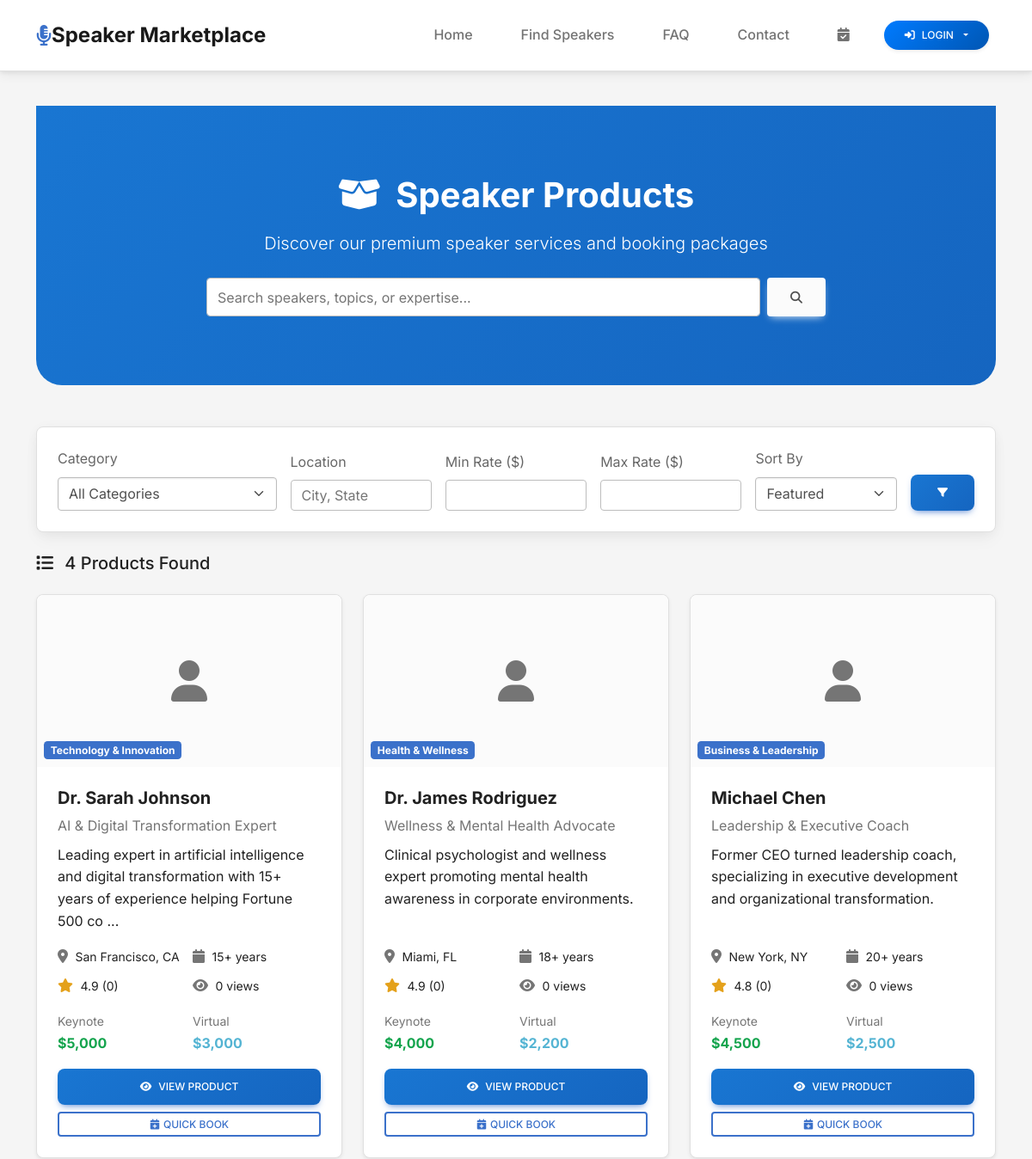
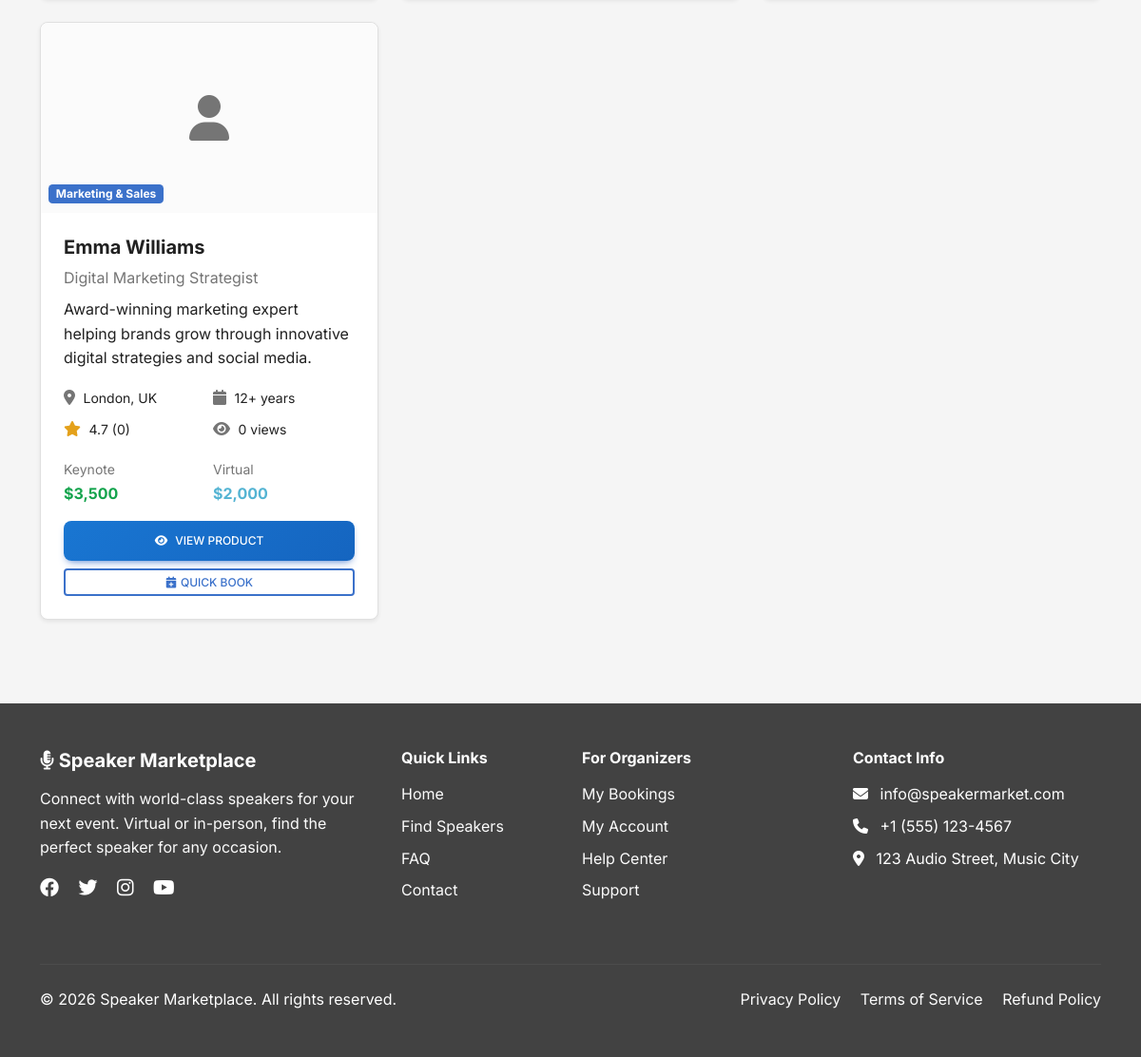
/products.php, run on the app's committed database (2 pictures, top to bottom).
### tables this page shows
CREATE TABLE speakers (
    id INT PRIMARY KEY AUTO_INCREMENT,
    name VARCHAR(255) NOT NULL,
    slug VARCHAR(255) UNIQUE NOT NULL,
    title VARCHAR(255),
    bio TEXT,
    expertise TEXT,
    category_id INT,
    hourly_rate DECIMAL(10, 2),
    keynote_rate DECIMAL(10, 2),
    workshop_rate DECIMAL(10, 2),
    panel_rate DECIMAL(10, 2),
    virtual_rate DECIMAL(10, 2),
    location VARCHAR(255),
    languages VARCHAR(255),
    years_experience INT,
    total_events INT DEFAULT 0,
    rating DECIMAL(3, 2) DEFAULT 0,
    total_reviews INT DEFAULT 0,
    availability_status ENUM('available', 'busy', 'unavailable') DEFAULT 'available',
    video_intro_url VARCHAR(255),
    linkedin_url VARCHAR(255),
    twitter_url VARCHAR(255),
    website_url VARCHAR(255),
    status ENUM('active', 'inactive', 'pending') DEFAULT 'pending',
    views INT DEFAULT 0,
    bookings INT DEFAULT 0,
    featured BOOLEAN DEFAULT FALSE,
    created_at TIMESTAMP DEFAULT CURRENT_TIMESTAMP,
    updated_at TIMESTAMP DEFAULT CURRENT_TIMESTAMP ON UPDATE CURRENT_TIMESTAMP,
    FOREIGN KEY (category_id) REFERENCES categories(id) ON DELETE SET NULL
);

CREATE TABLE categories (
    id INT PRIMARY KEY AUTO_INCREMENT,
    name VARCHAR(100) NOT NULL,
    slug VARCHAR(100) UNIQUE NOT NULL,
    description TEXT,
    icon VARCHAR(50),
    status ENUM('active', 'inactive') DEFAULT 'active',
    created_at TIMESTAMP DEFAULT CURRENT_TIMESTAMP
);

CREATE TABLE settings (
    id INT PRIMARY KEY AUTO_INCREMENT,
    setting_key VARCHAR(100) UNIQUE NOT NULL,
    setting_value TEXT,
    updated_at TIMESTAMP DEFAULT CURRENT_TIMESTAMP ON UPDATE CURRENT_TIMESTAMP
);

### products.php (the view, shortened to what the rows shown need)
<?php
require_once 'includes/header.php';
$sort = isset($_GET['sort']) ? sanitize($_GET['sort']) : 'featured';
$query = "SELECT s.*, c.name as category_name,
          (SELECT image_path FROM speaker_photos WHERE speaker_id = s.id ORDER BY display_order LIMIT 1) as image
          FROM speakers s
          LEFT JOIN categories c ON s.category_id = c.id
          WHERE s.status = 'active'";
$params = [];
$types = '';
switch ($sort) {
    default:
        $query .= " ORDER BY s.featured DESC, s.rating DESC, s.total_reviews DESC";
}
$speakers = fetchAll($query, $params, $types);
?>
<div class="main-content">
    <div class="container">
        <div class="hero-section mb-5">
            <div class="container">
                <h1 class="fw-bold mb-3">
                    <i class="fas fa-box-open me-2"></i> Speaker Products
                </h1>
            </div>
        </div>
        <?php if (count($speakers) > 0): ?>
            <div class="row g-4">
                <?php foreach ($speakers as $speaker): ?>
                    <div class="col-lg-4 col-md-6">
                        <div class="card product-card h-100 shadow-sm">
                            <?php if ($speaker['featured']): ?>
                                <div class="position-absolute top-0 end-0 m-2">
                                    <span class="badge bg-warning text-dark">
                                    </span>
                                </div>
                            <?php endif; ?>
                            <div class="position-relative">
                                <?php if ($speaker['image']): ?>
                                    <img src="<?php echo SITE_URL; ?>/uploads/speakers/<?php echo $speaker['image']; ?>"
                                         class="product-image" alt="<?php echo htmlspecialchars($speaker['name']); ?>">
                                <?php else: ?>
                                    <div class="product-image bg-light d-flex align-items-center justify-content-center">
                                        <i class="fas fa-user text-muted" style="font-size: 3rem;"></i>
                                    </div>
                                <?php endif; ?>
                                <div class="position-absolute bottom-0 start-0 m-2">
                                    <span class="badge bg-primary">
                                        <?php echo htmlspecialchars($speaker['category_name'] ?: 'General'); ?>
                                    </span>
                                </div>
                            </div>
                            <div class="card-body d-flex flex-column">
                                <h5 class="card-title fw-bold mb-2">
                                    <?php echo htmlspecialchars($speaker['name']); ?>
                                </h5>
                                <p class="text-muted mb-2">
                                    <?php echo htmlspecialchars($speaker['title']); ?>
                                </p>
                                <p class="card-text flex-grow-1">
                                    <?php echo htmlspecialchars(substr($speaker['bio'], 0, 120)); ?>
                                    <?php if (strlen($speaker['bio']) > 120): ?>...<?php endif; ?>
                                </p>
                                <div class="mb-3">
                                    <div class="row g-2 text-sm">
                                        <div class="col-6">
                                            <i class="fas fa-map-marker-alt text-muted me-1"></i>
                                            <small><?php echo htmlspecialchars($speaker['location']); ?></small>
                                        </div>
                                        <div class="col-6">
                                            <i class="fas fa-calendar text-muted me-1"></i>
                                            <small><?php echo $speaker['years_experience']; ?>+ years</small>
                                        </div>
                                        <div class="col-6">
                                            <i class="fas fa-star text-warning me-1"></i>
                                            <small><?php echo number_format($speaker['rating'], 1); ?> (<?php echo $speaker['total_reviews']; ?>)</small>
                                        </div>
                                        <div class="col-6">
                                            <i class="fas fa-eye text-muted me-1"></i>
                                            <small><?php echo number_format($speaker['views']); ?> views</small>
                                        </div>
                                    </div>
                                </div>
                                <div class="pricing mb-3">
                                    <div class="row g-2">
                                        <div class="col-6">
                                            <small class="text-muted">Keynote</small>
                                            <div class="fw-bold text-success">$<?php echo number_format($speaker['keynote_rate']); ?></div>
                                        </div>
                                        <div class="col-6">
                                            <small class="text-muted">Virtual</small>
                                            <div class="fw-bold text-info">$<?php echo number_format($speaker['virtual_rate']); ?></div>
                                        </div>
                                    </div>
                                </div>
                                <div class="d-grid gap-2">
                                    <a href="<?php echo SITE_URL; ?>/speaker.php?slug=<?php echo $speaker['slug']; ?>"
                                       class="btn btn-primary">
                                        <i class="fas fa-eye me-2"></i>View Product
                                    </a>
                                    <button class="btn btn-outline-primary btn-sm"
                                            onclick="addToCart(<?php echo $speaker['id']; ?>)">
                                        <i class="fas fa-calendar-plus me-1"></i>Quick Book
                                    </button>
                                </div>
                            </div>
                        </div>
                    </div>
                <?php endforeach; ?>
            </div>
        <?php endif; ?>
    </div>
</div>
<?php require_once 'includes/footer.php'; ?>

### includes/footer.php (shortened to what the rows shown need)
    <footer class="mt-5 py-5" style="background-color: var(--secondary-color); color: white;">
        <div class="container">
            <div class="row">
                <div class="col-md-3 mb-4">
                    <ul class="list-unstyled">
                        <li class="mb-2">
                            <i class="fas fa-envelope me-2"></i>
                            <?php echo getSetting('site_email', 'info@speakermarket.com'); ?>
                        </li>
                        <li class="mb-2">
                            <i class="fas fa-phone me-2"></i>
                            +1 (555) 123-4567
                        </li>
                        <li class="mb-2">
                            <i class="fas fa-map-marker-alt me-2"></i>
                            123 Audio Street, Music City
                        </li>
                    </ul>
                </div>
            </div>
        </div>
    </footer>
</body>
</html>

### data on the page
speakers: category.name "Technology & Innovation", name "Dr. Sarah Johnson", title "AI & Digital Transformation Expert", bio "Leading expert in artificial intelligence and digital transformation with 15+ years of experience helping Fortune 500 co", location "San Francisco, CA", years_experience "15", rating "4.9", total_reviews "0", views "0", keynote_rate "5,000", virtual_rate "3,000"
speakers: category.name "Health & Wellness", name "Dr. James Rodriguez", title "Wellness & Mental Health Advocate", bio "Clinical psychologist and wellness expert promoting mental health awareness in corporate environments.", location "Miami, FL", years_experience "18", rating "4.9", total_reviews "0", views "0", keynote_rate "4,000", virtual_rate "2,200"
speakers: category.name "Business & Leadership", name "Michael Chen", title "Leadership & Executive Coach", bio "Former CEO turned leadership coach, specializing in executive development and organizational transformation.", location "New York, NY", years_experience "20", rating "4.8", total_reviews "0", views "0", keynote_rate "4,500", virtual_rate "2,500"
speakers: category.name "Marketing & Sales", name "Emma Williams", title "Digital Marketing Strategist", bio "Award-winning marketing expert helping brands grow through innovative digital strategies and social media.", location "London, UK", years_experience "12", rating "4.7", total_reviews "0", views "0", keynote_rate "3,500", virtual_rate "2,000"
settings: setting_value "info@speakermarket.com"

### other printed values
count($speakers) "4"
